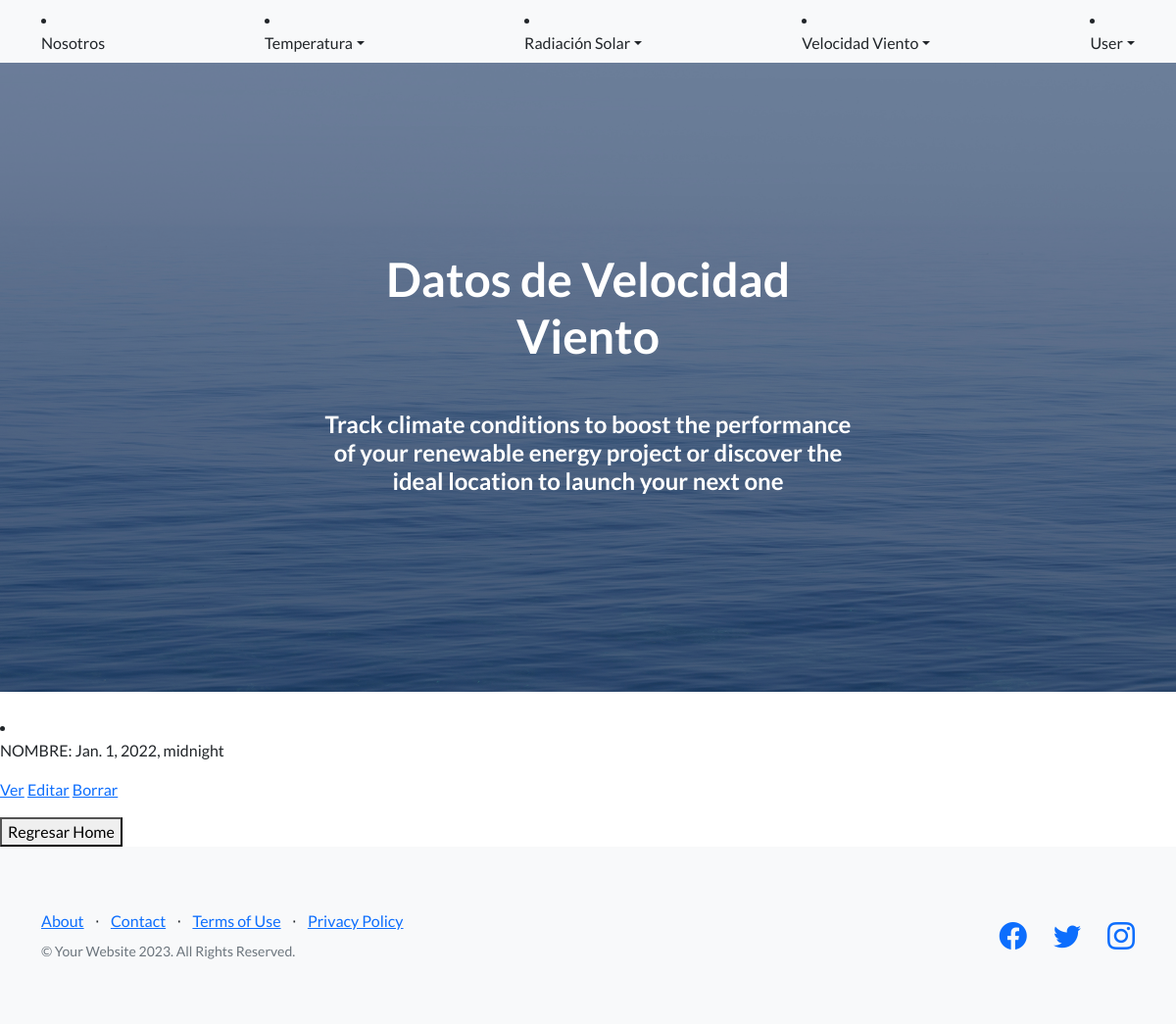
Page /wind/lista/ (signed in) on the earlier database version.
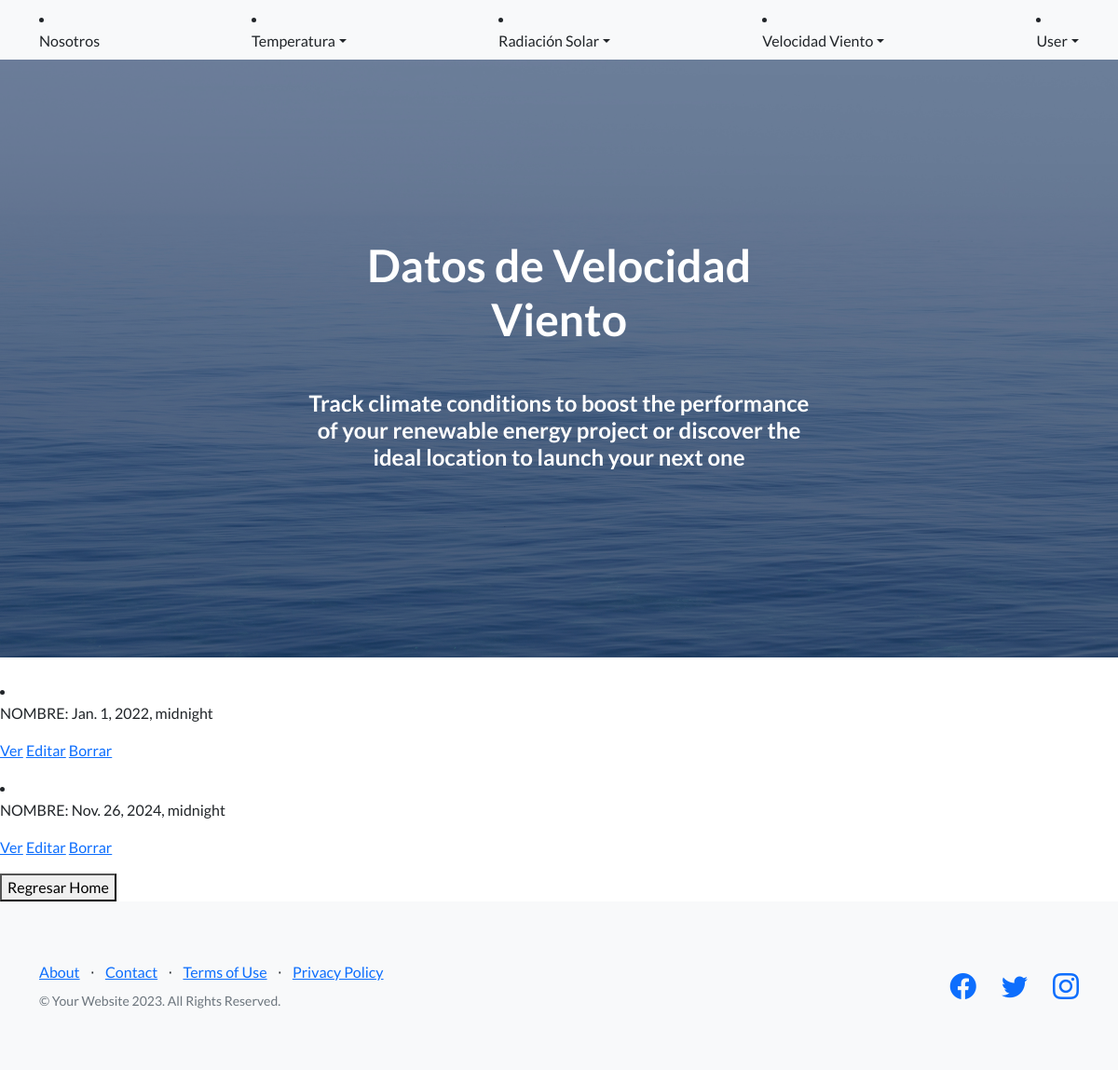
Same page on the later database version.
### AppObservations/models.py (models this page shows, shortened)
class WindVar(models.Model):
    latitude = models.DecimalField(max_digits=10,decimal_places=2)
    length = models.DecimalField(max_digits=10,decimal_places=2)
    date = models.DateTimeField()
    location = models.CharField(max_length=50)
    value = models.DecimalField(max_digits=10, decimal_places=2)

### AppObservations/views.py (the view)
# urls.py: path('wind/lista/', views.WindListView.as_view(), name='WindList'),
class WindListView(LoginRequiredMixin,ListView):
    model = WindVar  # Modelo con el que trabaja esta vista
    template_name = "appobs/wind_list.html"  # Plantilla para renderizar la lista

### AppObservations/templates/appobs/wind_list.html
{% extends "appobs/home.html" %}
{% block h1_header %} Datos de Velocidad Viento {%endblock h1_header %}
{% block main_content %}
<br>
    {% for object in object_list %}
        <li>
            <p>NOMBRE: {{object.date}}</p>
            <p>
                <a href="{% url 'WindDetail' object.id %}">Ver</a>
                <a href="{% url 'WindEdit' object.id %}">Editar</a>
                <a href="{% url 'WindDelete' object.id %}">Borrar</a>
            </p>
        </li>
    {% endfor %}
<button onclick="location.href = '/'">Regresar Home</button>
{% endblock main_content %}

Differences in the rows shown:
added WindVar: date "Nov. 26, 2024, midnight"
